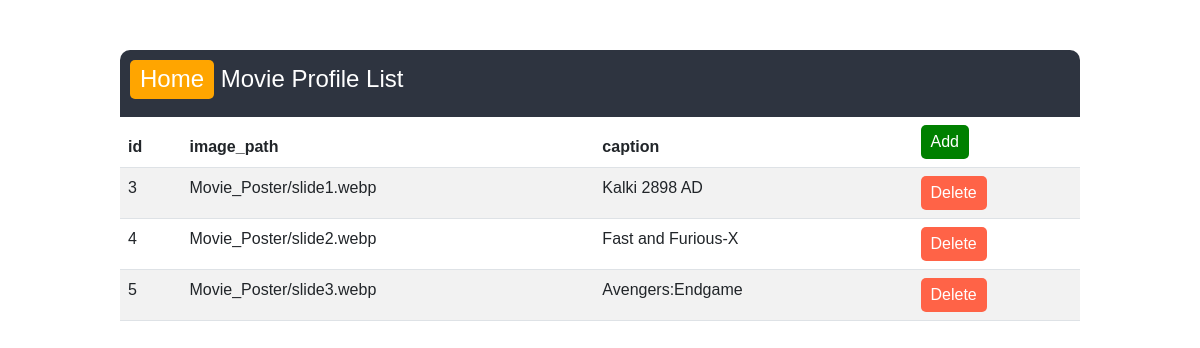
The page /admin/slder_list.php on the database its author committed.
### tables this page shows
CREATE TABLE `slides` (
  `id` int(11) NOT NULL,
  `image_path` varchar(255) NOT NULL,
  `caption` varchar(255) NOT NULL
);

### admin/slder_list.php (the view, shortened to what this page needs)
<!DOCTYPE html>
<html lang="en">
<head>
    <link href="https://cdn.jsdelivr.net/npm/bootstrap@5.3.0-alpha1/dist/css/bootstrap.min.css" rel="stylesheet">
</head>
<body>
    <div class="table-container">
        <div class="table-header">
               <h4><a href="../admin/admin.php"><button class="btn-back"   >Home</button></a>  Movie Profile List</h4>
        </div>
        <table class="table table-striped">
            <thead>
            <tr>
                    <th> id</th>
                    <th>image_path   </th>
                    <th>caption </th>
                    <th><a href="slides_add.php"><button class="btn-add"  formaction = 'slides_add.php' >Add</button></a></th>
                </tr>
            </thead>
            <tbody>
                <?php
                    require("../backend/db01.php");
                    $query =  "SELECT * FROM slides";
                    $result = mysqli_query($conn, $query);
                    if (mysqli_num_rows($result) > 0) {
                        while($row = mysqli_fetch_assoc($result)) {
                    ?>
                <tr>
                    <td><?php echo $row["id"]; ?></td>
                    <td><?php echo $row["image_path"]; ?></td>
                    <td><?php echo $row["caption"]; ?></td>
                    <td>
                        <form action="" method="post">
                        <button class="btn-delete" formaction = 'slder_del.php' >Delete</button>
                        </form>
                    </td>
                </tr>
                <?php
}
} else {
    echo "0 results";
}
 ?>
            </tbody>
        </table>
    </div>
</body>
</html>

### admin/slder_list.php (style rules this page uses)
body { font-family: Arial, sans-serif; }
.table-container { margin: 50px auto; width: 80%; }
.table-header { background-color: #2E3440; color: white; padding: 10px; border-top-left-radius: 10px; border-top-right-radius: 10px; }
.table { background-color: white; border-radius: 10px; }
.btn-delete { background-color: #FF6347; color: white; border: none; border-radius: 5px; padding: 5px 10px; }
.btn-add { background-color: green; color: white; border: none; border-radius: 5px; padding: 5px 10px; }
.btn-back { background-color: orange; color: white; border: none; border-radius: 5px; padding: 5px 10px; }

### rows shown on the page
slides: id "3", image_path "Movie_Poster/slide1.webp", caption "Kalki 2898 AD"
slides: id "4", image_path "Movie_Poster/slide2.webp", caption "Fast and Furious-X"
slides: id "5", image_path "Movie_Poster/slide3.webp", caption "Avengers:Endgame"
